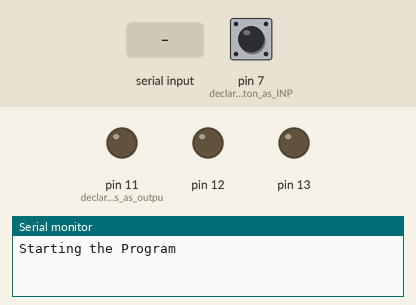
Simulated run of this sketch. Board: Arduino Uno, built with avr-gcc and run on an emulated ATmega328P. Parts: output pins drawn as LEDs (lit = HIGH), the last lines printed to the serial monitor. The test bench sets the inputs (shaded band); at power-on: pin 7 (declare_the_Button_as_INP) HIGH.

Above: at 1.2 s.
1.3 s: pin 7 (declare_the_Button_as_INP) pulled LOW for 0.15 s
At 1.9 s:
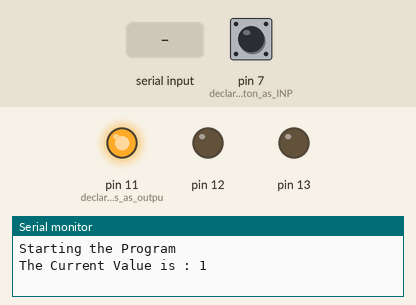
3.0 s: "90,45\n" received over Serial
At 3.7 s:
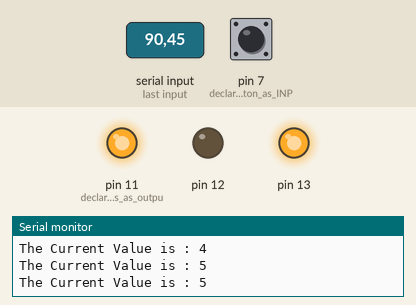
4.5 s: "30,150\n" received over Serial
At 5.7 s:
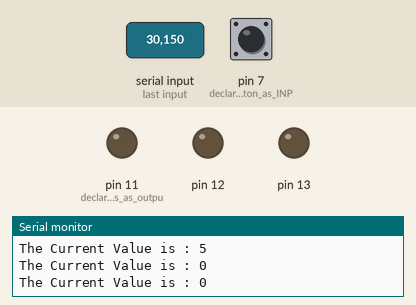
6.0 s: "200\n" received over Serial
7.5 s: "90,45\n" received over Serial
At 8.3 s:
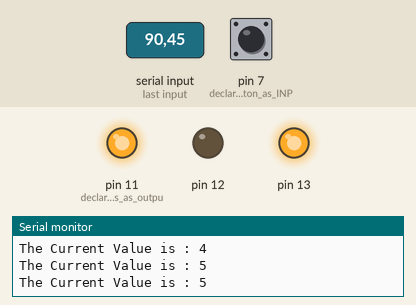
9.0 s: pin 7 (declare_the_Button_as_INP) pulled LOW for 1 s
At 11.4 s:
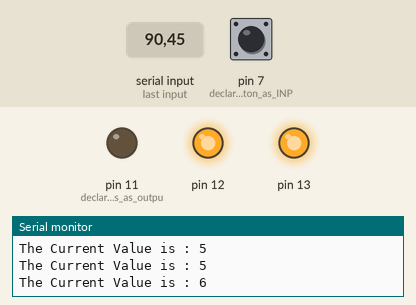
Timing chart, 0 to 12.6 s (numbered marks = the images above; inputs shaded):
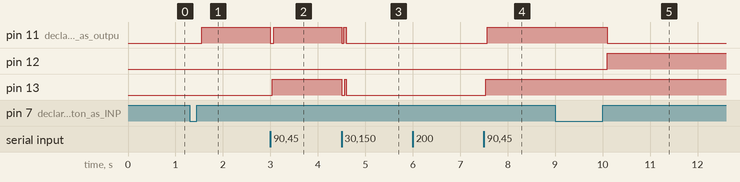

Measured:
- after the input at 1.3 s, pin 11 (declare_LED_pins_as_outpu): LOW → HIGH after 0.25 s
- after the input at 3.0 s, pin 11 (declare_LED_pins_as_outpu): HIGH → LOW at once, → HIGH 0.07 s later; pin 13: LOW → HIGH at once
- after the input at 4.5 s, pin 11 (declare_LED_pins_as_outpu): HIGH → LOW at once, → HIGH 0.04 s later, → LOW 0.05 s later; pin 13: HIGH → LOW at once, → HIGH 0.07 s later, → LOW 0.03 s later
- after the input at 7.5 s, pin 11 (declare_LED_pins_as_outpu): LOW → HIGH after 0.07 s; pin 13: LOW → HIGH at once
- after the input at 9.0 s, pin 11 (declare_LED_pins_as_outpu): HIGH → LOW after 1.1 s; pin 12: LOW → HIGH after 1.1 s

The sketch:

SerialRead.ino
```cpp
/*  Induino R3 User Guide - Program 3.1 - Serial Input / Button controlled Binary Counter with Serial Print
 This sketch increases a 3 bit number every time a button is pressed by the user and shows the output on 3 LEDs
 */

int i = 0;
char txt[]="The Current Value is : "; // A string stored in a character array
void setup()
{
  pinMode(11,OUTPUT);   // declare LED pins as output pins
  pinMode(12,OUTPUT);
  pinMode(13,OUTPUT);
  pinMode(7,INPUT_PULLUP);// declare the Button as INPUT pin with internal Pull up enabled
  Serial.begin(9600); // initialize Serial Communication
  Serial.println("Starting the Program");// This will be printed only once
}
void loop()
{
  if(digitalRead(7)==0 || Serial.available()>0)  // if the button is pressed  or Serial data is received
  {
    if(digitalRead(7)==0) // if the button is pressed
    {
      if(i<7)        // if counter value is less than 7 or 3 bits
        i++;        // increment counter value
      else
        i=0;        // reset counter to 0
      while(digitalRead(7)==0);  // wait till button is released to avoid incrementing the counter again
      delay(100);         // small delay to avoid debounce
    }
    if(Serial.available()>0) // if Serial data is received
    {
      int val = Serial.read(); // read 1 byte of data and store in the integer variable val. if the user sent 1, the ascii value for 1 is 49 so val will have the value 49
      val = val - 48; // 48 is the ascii value for 0. So if we did receive a 0 subtracting 48 would make the value of val as 0, same is true for the remaining numbers
      if(val>=0 && val <=7)// Check if Val is in the range of 0 to 7, we can display only values in this range and ignore all other values
      {
        i = val; // assign the counter to the value received from the Serial Port
      }

    }
    Serial.print(txt); // Print Descriptive test from the character array
    Serial.println(i); // print the current value
    int a=i%2;      // calculate LSB
    int b=i/2 %2;     // calculate middle bit
    int c=i/4 %2;     // calculate MSB
    digitalWrite(11,a);  // write LSB
    digitalWrite(12,b);  // write middle bit
    digitalWrite(13,c);  // write MSB
  }
}
```
